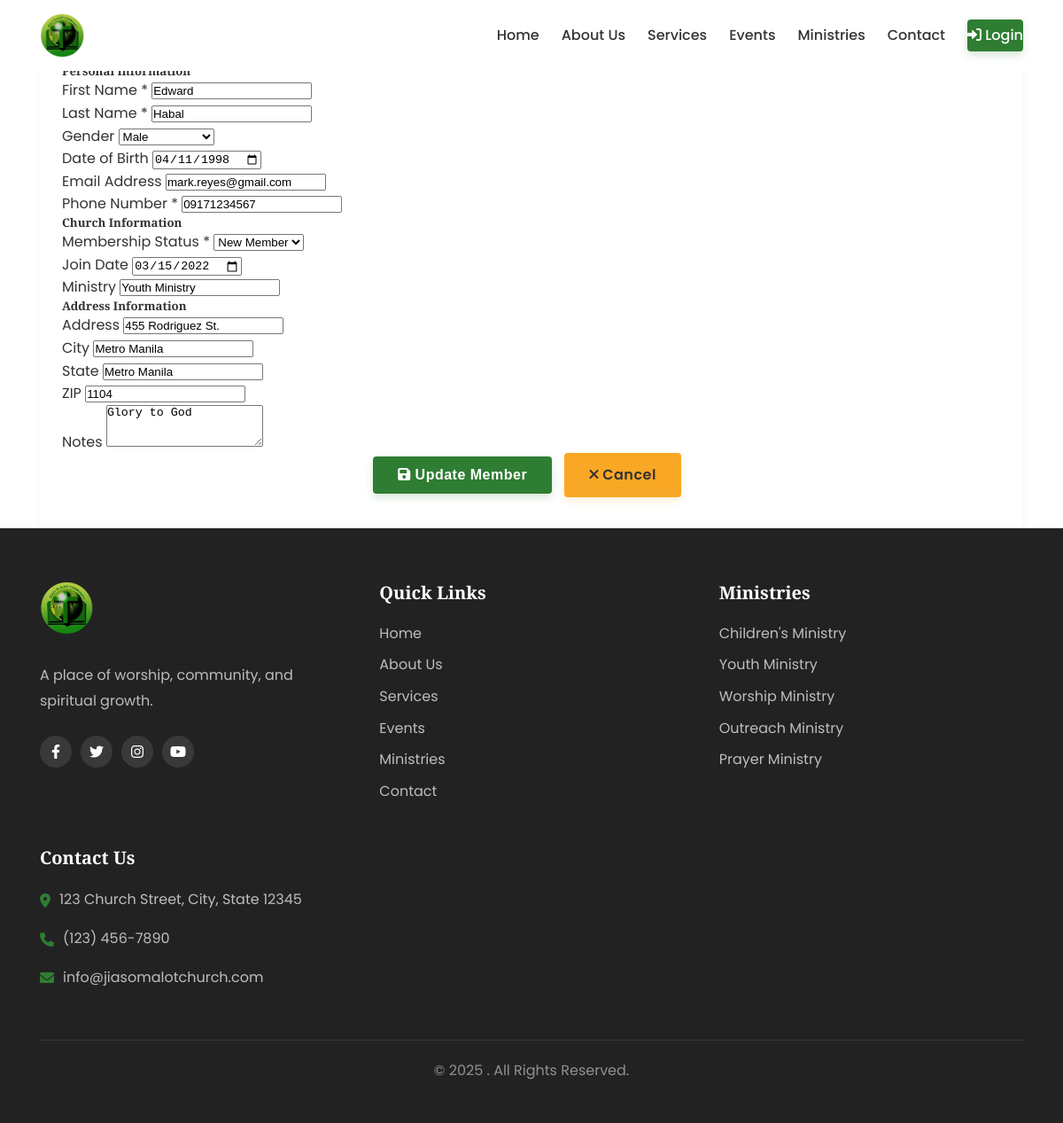
Page /members_edit.php?id=36 (signed in) on the committed database.
### tables this page shows
CREATE TABLE `members` (
  `id` int(11) NOT NULL,
  `name` varchar(100) NOT NULL,
  `email` varchar(100) DEFAULT NULL,
  `phone` varchar(20) DEFAULT NULL,
  `address` text DEFAULT NULL,
  `date_of_birth` date DEFAULT NULL,
  `date_added` timestamp NOT NULL DEFAULT current_timestamp(),
  `last_updated` timestamp NOT NULL DEFAULT current_timestamp() ON UPDATE current_timestamp(),
  `last_name` varchar(100) DEFAULT NULL,
  `first_name` varchar(100) DEFAULT NULL,
  `city` varchar(255) DEFAULT NULL,
  `state` varchar(255) DEFAULT NULL,
  `zip` varchar(20) DEFAULT NULL,
  `gender` varchar(20) DEFAULT NULL,
  `join_date` date DEFAULT NULL,
  `ministry` varchar(255) DEFAULT NULL,
  `notes` text DEFAULT NULL,
  `profile_photo` varchar(255) DEFAULT 'default.jpg',
  `membership_status` enum('Active','Inactive','Visitor','New Member') DEFAULT 'Active',
  `updated_at` timestamp NOT NULL DEFAULT current_timestamp() ON UPDATE current_timestamp(),
  `created_at` timestamp NOT NULL DEFAULT current_timestamp(),
  `status` varchar(50) DEFAULT NULL,
  `date_joined` date DEFAULT NULL
);

### members_edit.php (the view, shortened to what this page needs)
<?php
require_once 'config/db.php';
$member_id = $_GET['id'];
$query = "SELECT * FROM members WHERE id = $member_id";
$result = mysqli_query($conn, $query);
$member = mysqli_fetch_assoc($result);
include 'includes/header.php';
?>
<div class="container mt-4">
    <div class="row">
        <div class="col-md-12">
            <div class="card">
                <div class="card-header">
                    <h4><i class="fas fa-user-edit"></i> Edit Member: <?php echo htmlspecialchars($member['first_name'] . ' ' . $member['last_name']); ?></h4>
                </div>
                <div class="card-body">
                    <form id="editMemberForm" action="member_process.php" method="post">
                        <div class="row">
                            <div class="col-md-6">
                                <h5 class="mb-3">Personal Information</h5>
                                <div class="form-group mb-3">
                                    <label for="first_name">First Name <span class="text-danger">*</span></label>
                                    <input type="text" class="form-control" id="first_name" name="first_name" value="<?php echo htmlspecialchars($member['first_name']); ?>" required>
                                </div>
                                <div class="form-group mb-3">
                                    <label for="last_name">Last Name <span class="text-danger">*</span></label>
                                    <input type="text" class="form-control" id="last_name" name="last_name" value="<?php echo htmlspecialchars($member['last_name']); ?>" required>
                                </div>
                                <div class="form-group mb-3">
                                    <label for="gender">Gender</label>
                                    <select class="form-control" id="gender" name="gender">
                                        <option value="Male" <?php echo ($member['gender'] == 'Male') ? 'selected' : ''; ?>>Male</option>
                                    </select>
                                </div>
                                <div class="form-group mb-3">
                                    <label for="date_of_birth">Date of Birth</label>
                                    <input type="date" class="form-control" id="date_of_birth" name="date_of_birth" value="<?php echo $member['date_of_birth']; ?>">
                                </div>
                                <div class="form-group mb-3">
                                    <label for="email">Email Address</label>
                                    <input type="email" class="form-control" id="email" name="email" value="<?php echo htmlspecialchars($member['email']); ?>">
                                </div>
                                <div class="form-group mb-3">
                                    <label for="phone">Phone Number <span class="text-danger">*</span></label>
                                    <input type="tel" class="form-control" id="phone" name="phone" value="<?php echo htmlspecialchars($member['phone']); ?>" required>
                                </div>
                            </div>
                            <div class="col-md-6">
                                <h5 class="mb-3">Church Information</h5>
                                <div class="form-group mb-3">
                                    <label for="membership_status">Membership Status <span class="text-danger">*</span></label>
                                    <select class="form-control" id="membership_status" name="membership_status" required>
                                        <option value="New Member" <?php echo ($member['membership_status'] == 'New Member') ? 'selected' : ''; ?>>New Member</option>
                                    </select>
                                </div>
                                <div class="form-group mb-3">
                                    <label for="join_date">Join Date</label>
                                    <input type="date" class="form-control" id="join_date" name="join_date" value="<?php echo $member['join_date']; ?>">
                                </div>
                                <div class="form-group mb-3">
                                    <label for="ministry">Ministry</label>
                                    <input type="text" class="form-control" id="ministry" name="ministry" list="ministryList" value="<?php echo htmlspecialchars($member['ministry']); ?>">
                                </div>
                                <h5 class="mt-4 mb-3">Address Information</h5>
                                <div class="form-group mb-3">
                                    <label for="address">Address</label>
                                    <input type="text" class="form-control" id="address" name="address" value="<?php echo htmlspecialchars($member['address']); ?>">
                                </div>
                                <div class="row">
                                    <div class="col-md-6">
                                        <div class="form-group mb-3">
                                            <label for="city">City</label>
                                            <input type="text" class="form-control" id="city" name="city" value="<?php echo htmlspecialchars($member['city']); ?>">
                                        </div>
                                    </div>
                                    <div class="col-md-3">
                                        <div class="form-group mb-3">
                                            <label for="state">State</label>
                                            <input type="text" class="form-control" id="state" name="state" value="<?php echo htmlspecialchars($member['state']); ?>">
                                        </div>
                                    </div>
                                    <div class="col-md-3">
                                        <div class="form-group mb-3">
                                            <label for="zip">ZIP</label>
                                            <input type="text" class="form-control" id="zip" name="zip" value="<?php echo htmlspecialchars($member['zip']); ?>">
                                        </div>
                                    </div>
                                </div>
                            </div>
                        </div>
                        <div class="form-group mb-3">
                            <label for="notes">Notes</label>
                            <textarea class="form-control" id="notes" name="notes" rows="3"><?php echo htmlspecialchars($member['notes']); ?></textarea>
                        </div>
                        <div class="form-group text-center mt-4">
                            <button type="submit" class="btn btn-primary"><i class="fas fa-save"></i> Update Member</button>
                            <a href="members.php" class="btn btn-secondary"><i class="fas fa-times"></i> Cancel</a>
                        </div>
                    </form>
                </div>
            </div>
        </div>
    </div>
</div>
<?php include 'includes/footer.php'; ?>

### css/website-style.css (style rules this page uses)
:root { --primary-color: #2e7d32; --primary-light: #60ad5e; --primary-dark: #1b5e20; --secondary-color: #f9a825; --secondary-light: #ffd95a; --secondary-dark: #f57f17; --text-color: #333; --text-light: #666; --white: #fff; --black: #000; --gray-light: #f5f5f5; --gray-medium: #e0e0e0; --gray-dark: #222; --shadow-sm: 0 2px 10px rgba(0, 0, 0, 0.05); --shadow-md: 0 4px 20px rgba(0, 0, 0, 0.1); --shadow-lg: 0 10px 30px rgba(0, 0, 0, 0.15); --radius-sm: 4px; --radius-md: 8px; --radius-lg: 16px; --transition: all 0.3s ease; }
* { box-sizing: border-box; margin: 0; padding: 0; }
body { font-family: "Poppins", sans-serif; line-height: 1.6; color: var(--text-color); background-color: var(--white); overflow-x: hidden; }
.container { width: 90%; max-width: 1200px; margin: 0 auto; padding: 0 15px; }
h1, h2, h3, h4, h5, h6 { font-family: "Playfair Display", serif; margin-top: 0; color: var(--text-color); line-height: 1.3; }
h4 { font-size: 1.5rem; font-weight: 600; margin-bottom: 0.75rem; }
a { color: var(--primary-color); text-decoration: none; transition: var(--transition); }
.btn { display: inline-block; padding: 12px 24px; border-radius: var(--radius-sm); text-decoration: none; font-weight: 600; margin: 0 10px 10px 0; transition: var(--transition); border: none; cursor: pointer; text-align: center; }
.btn-primary { background-color: var(--primary-color); color: var(--white); }
.btn-secondary { background-color: var(--secondary-color); color: var(--text-color); }
.card { background-color: var(--white); border-radius: var(--radius-md); overflow: hidden; box-shadow: var(--shadow-sm); transition: var(--transition); height: 100%; }
.card-body { padding: 25px; }
@media (max-width: 1200px) { .container { width: 95%; } }

### css/responsive-modern.css (style rules this page uses)
:root { --primary-color: #2e7d32; --primary-light: #60ad5e; --primary-dark: #1b5e20; --secondary-color: #f9a825; --secondary-light: #ffd95a; --secondary-dark: #f57f17; --text-color: #333; --text-light: #666; --white: #fff; --black: #000; --gray-light: #f5f5f5; --gray-medium: #e0e0e0; --gray-dark: #222; --shadow-sm: 0 2px 10px rgba(0, 0, 0, 0.05); --shadow-md: 0 4px 20px rgba(0, 0, 0, 0.1); --shadow-lg: 0 10px 30px rgba(0, 0, 0, 0.15); --radius-sm: 4px; --radius-md: 8px; --radius-lg: 16px; --transition: all 0.3s ease; --container-width: 1200px; --header-height: 80px; --header-height-scrolled: 70px; }
* { box-sizing: border-box; margin: 0; padding: 0; }
html { scroll-behavior: smooth; font-size: 16px; }
body { font-family: "Poppins", sans-serif; line-height: 1.6; color: var(--text-color); background-color: var(--white); overflow-x: hidden; -webkit-font-smoothing: antialiased; -moz-osx-font-smoothing: grayscale; }
.container { width: 90%; max-width: var(--container-width); margin: 0 auto; padding: 0 15px; }
h1, h2, h3, h4, h5, h6 { font-family: "Playfair Display", serif; margin-top: 0; color: var(--text-color); line-height: 1.3; font-weight: 700; }
h4 { font-size: 1.5rem; margin-bottom: 1rem; }
a { color: var(--primary-color); text-decoration: none; transition: var(--transition); }
.btn { display: inline-block; padding: 12px 28px; border-radius: var(--radius-sm); text-decoration: none; font-weight: 600; margin: 0 10px 10px 0; transition: var(--transition); border: none; cursor: pointer; text-align: center; font-size: 1rem; letter-spacing: 0.5px; }
.btn-primary { background-color: var(--primary-color); color: var(--white); box-shadow: 0 4px 10px rgba(46, 125, 50, 0.2); }
.btn-secondary { background-color: var(--secondary-color); color: var(--text-color); box-shadow: 0 4px 10px rgba(249, 168, 37, 0.2); }
.card { background-color: var(--white); border-radius: var(--radius-md); overflow: hidden; box-shadow: var(--shadow-sm); transition: var(--transition); height: 100%; }
.card-body { padding: 25px; }
@media (max-width: 1200px) { .container { width: 95%; } }

### css/modern-animations.css (style rules this page uses)
.text-center { text-align: center; }
.btn-primary { position: relative; overflow: hidden; }
.btn-primary:after { content: ""; position: absolute; top: 50%; left: 50%; width: 5px; height: 5px; background: rgba(255, 255, 255, 0.5); opacity: 0; border-radius: 100%; transform: scale(1, 1) translate(-50%); transform-origin: 50% 50%; }

### rows in the picture
members: first_name "Edward", last_name "Habal", gender "Male", date_of_birth "04/11/1998", email "mark.reyes@gmail.com", phone "09171234567", membership_status "New Member", join_date "03/15/2022", ministry "Youth Ministry", address "455 Rodriguez St.", city "Metro Manila", state "Metro Manila", zip "1104", notes "Glory to God"
